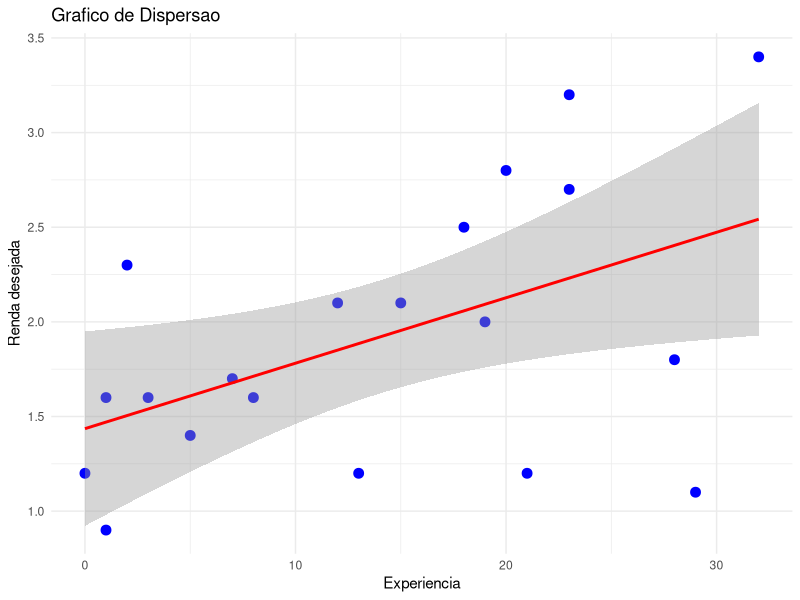
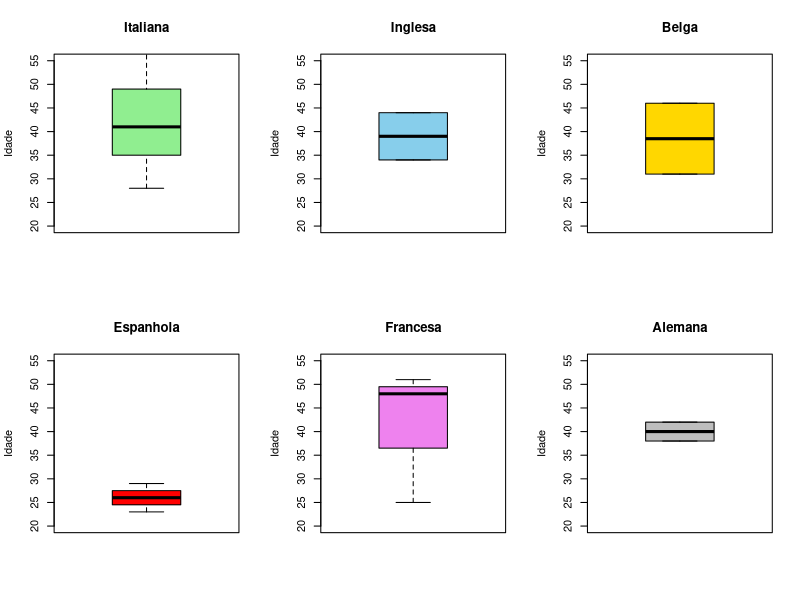
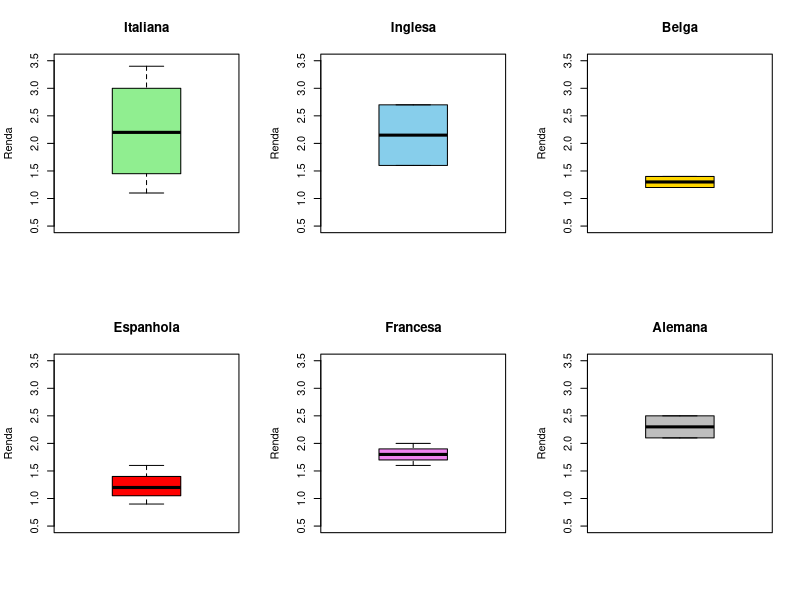

Source code (R) for these figures, in order:
#Questao 2
#Dados dos candidatos na ordem da tabela
idade <- c(28, 34, 46, 26, 37, 29, 51, 31, 39, 43, 58, 44, 25, 23, 52, 42, 48,
           33, 38, 46)
nacionalidade <- c("Italiana", "Inglesa", "Belga", "Espanhola", "Italiana",
                   "Espanhola", "Francesa", "Belga", "Italiana", "Italiana",
                   "Italiana", "Inglesa", "Francesa", "Espanhola", "Italiana",
                   "Alemana", "Francesa", "Italiana", "Alemana", "Italiana"
)
renda <- c(2.3, 1.6, 1.2, 0.9, 2.1, 1.6, 1.8, 1.4, 1.2, 2.8, 3.4, 2.7, 1.6, 1.2,
           1.1, 2.5, 2.0, 1.7, 2.1, 3.2)
experiencia <- c(2, 8, 21, 1, 15, 3, 28, 5, 13, 20, 32, 23, 1, 0, 29, 18, 19, 7,
                 12, 23)

curriculos <- data.frame(idade, nacionalidade, renda, experiencia) # 

# Estatisticas descritivas
#item 1
#Informacoes
Informacoes <- c("Idade", "Renda", "Experiencia")
#Medias
media_idade <- mean(idade)
media_Renda <- mean(renda)
media_Experiencia <- mean(experiencia)
Media <- c(media_idade, media_Renda, media_Experiencia)
#Medianas
mediana_idade <- median(idade)
mediana_Renda <- median(renda)
mediana_Experiencia <- median(experiencia)
Mediana <- c(mediana_idade, mediana_Renda, mediana_Experiencia)
#Desvio padrao
desvio_idade <- sd(idade)
desvio_Renda <- sd(renda)
desvio_Experiencia <- sd(experiencia)
Desvio_Padrao <- c(desvio_idade, desvio_Renda, desvio_Experiencia)

#Display dos dados obtidos
estatisticas = data.frame(Informacoes,Media, Mediana, Desvio_Padrao)
print(estatisticas)

#item 2
library(tidyverse)
grupos_nacionalidade <- curriculos %>%
  group_by(nacionalidade) %>%# agrupa por nacionalidade
  summarise(
    Renda_media = mean(renda),# media da renda em cada nacionalidade
    Experiencia_media = mean(experiencia) 
    #media de experiencia em cada nacionalidade
  )
cat("Tabela completa:\n")
print(grupos_nacionalidade)

maior_renda <- grupos_nacionalidade %>%
  slice_max(Renda_media)%>% #seleciona a maior renda media
  pull(nacionalidade) #retorna a naciolidade da media obtida

cat("\nNacionalidade com maior renda media desejada:\n")
print(maior_renda)

mais_experiente <- grupos_nacionalidade %>%
  slice_max(Experiencia_media) %>% # seleciona maior experiencia media
  pull(nacionalidade) # retorna a nacionalidade da media obtida

cat("Nacionalidade que aparenta ser mais experiente:")
print(mais_experiente)

#item3
coeficienteP <- cor(experiencia, renda) # Coeficiente de Pearson
cat("Coeficiente de Pearson: ")
print(coeficienteP)

ggplot(curriculos, aes(x = experiencia, y = renda)) +
  geom_point(color = "blue", size = 3) +
  geom_smooth(method = "lm", color = "red") + # linha de regressao
  labs(title = "Grafico de Dispersao",
       x = "Experiencia",
       y = "Renda desejada") +
  theme_minimal()

#item 4
prioridade <- curriculos %>%
  filter(experiencia > 10, renda < 2) %>% # filtra as características selecionadas
  select(idade, nacionalidade)

cat("Idade e nacionalidade dos candidatos que atendem aos criterios de prioridade:")
print(prioridade)

cat("Numero de candidatos que atendem aos criterios de prioridade:")
print(nrow(prioridade))

# item 5
#idade
par(mfrow = c(2, 3))#divide o quadro em 6 colunas
nacionalidade_unicas <- unique(curriculos$nacionalidade)
#cria um vetor com as nacionalidades
cores <- c("lightgreen", "skyblue", "gold", "red", "violet", "gray")
#vetor de cores para diferenciar as nacionalidades

for (i in 1:length(nacionalidade_unicas)) { #for para cada nacionalidade
  nac <- nacionalidade_unicas[i]#cada loop trata os dados de uma nacionalidade
  
  dados_filtrados <- curriculos %>%
    filter(nacionalidade == nac) %>%
    pull(idade)#cria um vetor de idades da nacionalidade atual do loop
  
  if (i == 1) {#Na primeira iteracao cria o label do grafico
    ylab_text <- "Idade"
    yaxt_setting <- 's'
  }
  #cria o boxplot
  boxplot(dados_filtrados,
          main = nac,
          ylab = ylab_text,
          col = cores[i],
          border = "black",
          ylim = c(20, 55), #define o limite do eixo y
          yaxt = yaxt_setting)
}

#RENDAS
par(mfrow = c(2,3))
for (i in 1:length(nacionalidade_unicas)) {
  nac <- nacionalidade_unicas[i]
  
  dados_filtrados <- curriculos %>%
    filter(nacionalidade == nac) %>%
    pull(renda)
  
  if (i == 1) {
    ylab_text <- "Renda"
    yaxt_setting <- 's'
  }
  
  boxplot(dados_filtrados,
          main = nac,
          ylab = ylab_text,
          col = cores[i],
          border = "black",
          ylim = c(0.5,3.5),
          yaxt = yaxt_setting)
}


